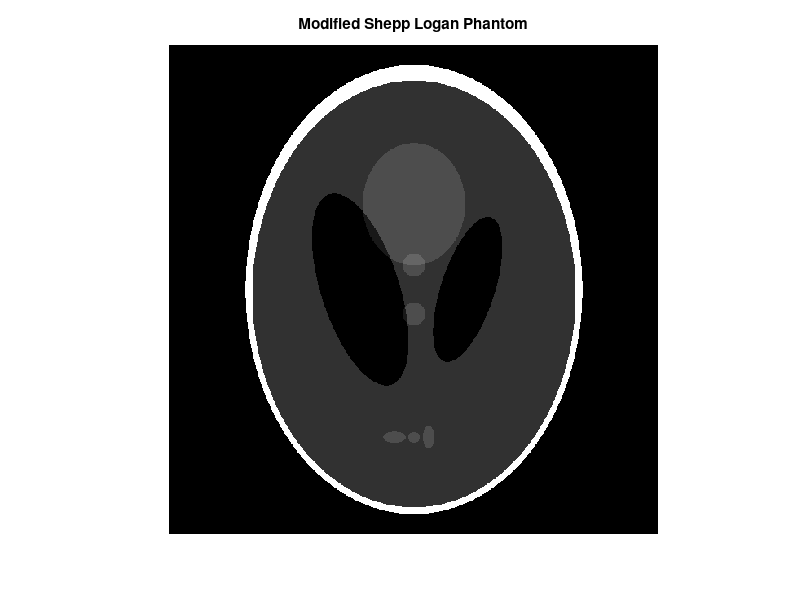

Here is the MATLAB script that generated this plot: (Note: this script raises an error after producing the figure.)
% back_projection.m -  Back Projection as used in CT Reconstruction
% Marquette University
% Fred J. Frigo, Ph.D.
% 
% Image Processing
% See Digital Image Processing with MATLAB, 3rd edition, example 5.13 
%

im_size = 600;
im = phantom('Modified Shepp-Logan',im_size);
figure();
imshow(im);
title('Modified Shepp Logan Phantom');drawnow;

% Create a set of fan beam projections (views) from the phantom image
D = 1.5*hypot(im_size,im_size)/2;
ct_view = fanbeam(im, D, 'FanSensorGeometry','arc',...
          'FanSensorSpacing',0.1,'FanRotationIncrement',0.4);
view_vs_chan = flipud(ct_view');
figure;
imshow(view_vs_chan, []);
title('Views vs Channels'); drawnow;

% Perform back projection using a Hamming window as a deconvolution kernel
ct_image = ifanbeam(ct_view, D,'FanRotationIncrement', 0.4, ...
    'FanSensorSpacing', 0.1, 'Filter','Hamming');
figure;
imshow(ct_image,[]);
title('CT Image from filtered backprojection'); drawnow;
